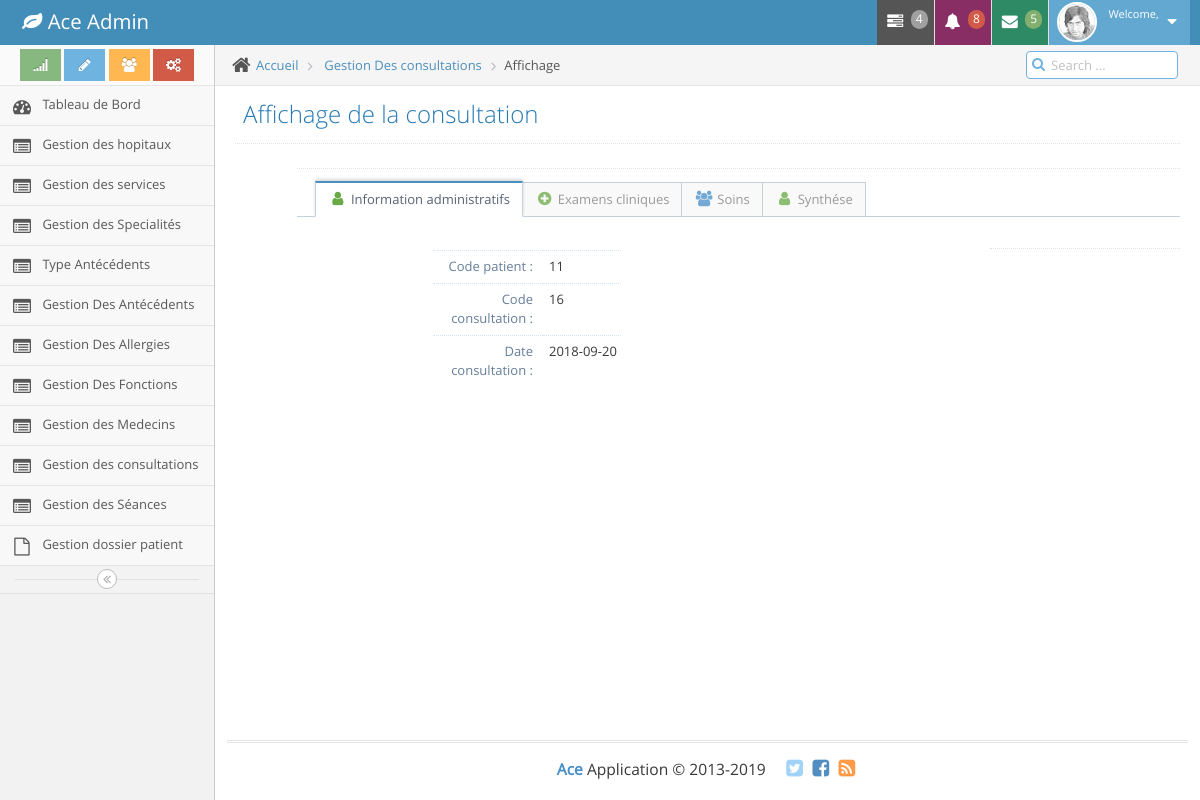
The page /index.php/consultation/get_information_consultation/16 on the database its author committed.
### tables this page shows
CREATE TABLE IF NOT EXISTS `consultation` (
  `id_cons` int(11) NOT NULL AUTO_INCREMENT,
  `tension` varchar(2000) NOT NULL,
  `frequence_car` varchar(2000) NOT NULL,
  `temperature` varchar(2000) NOT NULL,
  `examen_car` varchar(4000) NOT NULL,
  `symptotes` text,
  `maladie` text,
  `traitement` text,
  `bio_med` text,
  `conseil` text,
  `reorientation` varchar(5000) DEFAULT NULL,
  `synthese` text,
  `date_cons` date NOT NULL,
  `id_patient` int(11) NOT NULL,
  `situation_clinique` text NOT NULL,
  `anatologie_cytologie` text NOT NULL,
  `examen_compl` text NOT NULL,
  PRIMARY KEY (`id_cons`),
  KEY `id_patient` (`id_patient`)
);

### application/controllers/consultation.php (called while the page is built, shortened)
<?php
class Consultation extends CI_Controller {
	function __construct(){
	         $this->load->model('M_consultation');
		     $this->load->model('consult_model');
			 $this->load->model('patient_model');
}
public function get_information_consultation($codecons)
{
            $cons = $this->M_consultation->get_consultation_data($codecons);
            $data['cons']=$cons;
            $data['view_isi']='consultation/afficher_consultation';
	        $this->load->view('layouts/template',$data);
}
}

### index.php (called while the page is built, shortened)
<?php
require_once BASEPATH.'core/CodeIgniter.php';

### application/models/M_consultation.php (called while the page is built, shortened)
<?php
class M_consultation extends CI_Model
{
	protected $table='consultation';
public function get_consultation_data($codecons)
	 {
              return $this->db->select('*')
                        ->from($this->table)
                        ->where('id_cons', $codecons)
                        ->get()
                        ->row();
   }
}

### application/views/consultation/afficher_consultation.php (the view, shortened to what this page needs)
<div class="main-content">
    <div class="main-content-inner">
        <div class="breadcrumbs ace-save-state" id="breadcrumbs">
            <ul class="breadcrumb">
                <li>
                    <i class="ace-icon fa fa-home home-icon"></i>
                    <a href="<?php echo base_url();?>home">Accueil</a>
                </li>
                <li>
                    <a href="<?php echo base_url();?>consultation/ges">Gestion Des consultations</a>
                </li>
                <li class="active">Affichage </li>
            </ul>
            <div class="nav-search" id="nav-search">
                <form class="form-search">
								<span class="input-icon">
									<input type="text" placeholder="Search ..." class="nav-search-input" id="nav-search-input" autocomplete="off" />
									<i class="ace-icon fa fa-search nav-search-icon"></i>
								</span>
                </form>
            </div>
        </div>
<div class="page-content">
    <div class="page-header">
        <h1>
            Affichage de la consultation
        </h1>
    </div>
    <div class="row">
        <div class="col-xs-12">
            <div class="hr dotted"></div>
            <div class="">
                <div id="user-profile-2" class="user-profile">
                    <div class="tabbable">
                        <ul class="nav nav-tabs padding-18">
                            <li class="active">
                                <a data-toggle="tab" href="#home" aria-expanded="true">
                                    <i class="green ace-icon fa fa-user bigger-120"></i>
                                    Information administratifs
                                </a>
                            </li>
                            <li class="">
                                <a data-toggle="tab" href="#feed" aria-expanded="false">
                                    <i class="ace-icon fa fa-plus-circle bigger-120 green"></i>
                                      Examens cliniques
                                </a>
                            </li>
                            <li class="">
                                <a data-toggle="tab" href="#friends" aria-expanded="false">
                                    <i class="blue ace-icon fa fa-users bigger-120"></i>
                                     Soins
                                </a>
                            </li>
                            <li class="">
                                <a data-toggle="tab" href="#pictures" aria-expanded="false">
                                   <i class="green ace-icon fa fa-user bigger-120"></i>
                                  Synthése
                                </a>
                            </li>
                        </ul>
                        <div class="tab-content no-border padding-24">
                            <div id="home" class="tab-pane active">
                                <div class="row">
                                   <div class="row">
                                    <div class="col-xs-12 col-sm-9">
                                            <div class="profile-info-row">
                                                <div class="profile-info-name"> Code patient :  </div>
                                                <div class="profile-info-value">
                                                    <span><?= $cons->id_patient; ?></span>
                                                </div>
                                            </div>
                                           <div class="profile-info-row">
                                                <div class="profile-info-name">Code consultation :  </div>
                                                <div class="profile-info-value">
                                                    <span><?= $cons->id_cons; ?></span>
                                                </div>
                                          </div>
                                             <div class="profile-info-row">
                                                <div class="profile-info-name">Date consultation :  </div>
                                                <div class="profile-info-value">
                                                    <span><?= $cons->date_cons; ?></span>
                                                </div>
                                            </div>
 </div>
                                        <div class="hr hr-8 dotted"></div>
                                    </div>
                                </div>
                            </div>
                        </div>
                    </div>
                </div>
            </div>
        </div>
    </div>
</div>
    </div>
</div>

### rows shown on the page
consultation: id_patient "11", id_cons "16", date_cons "2018-09-20"
